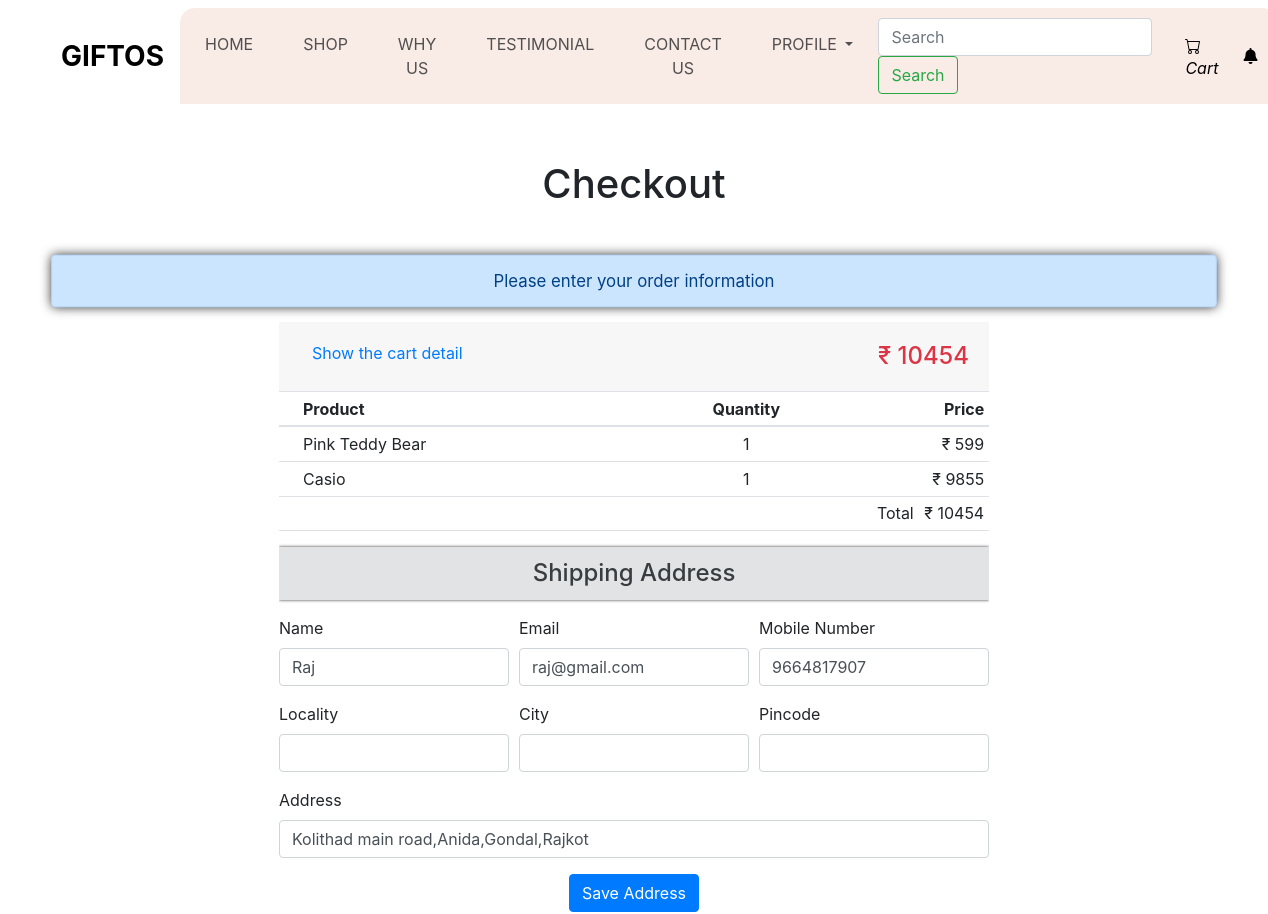
Page /cart/checkout/ (signed in, upper part) on the earlier database version.
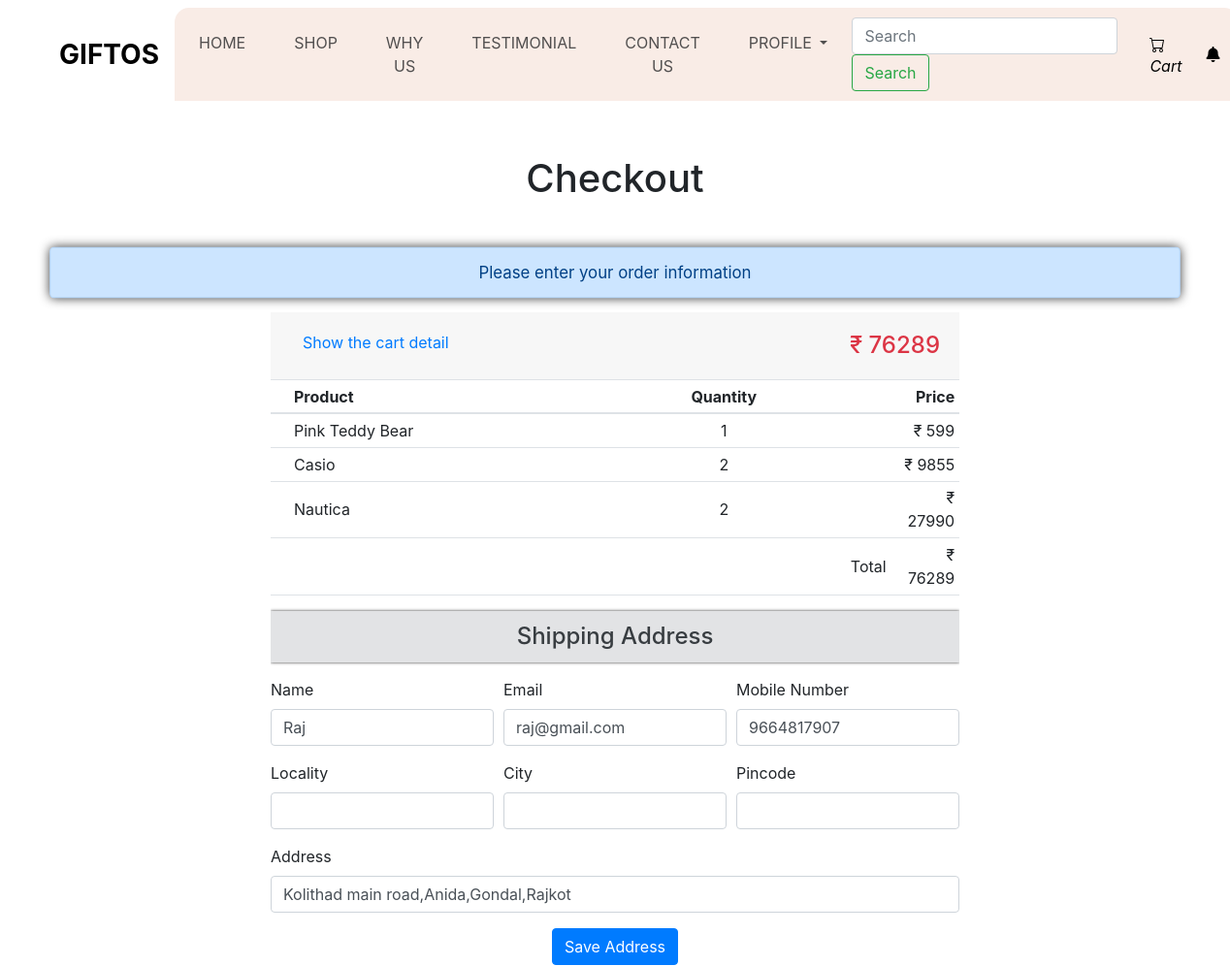
Same page on the later database version.
### shop/models.py (models this page shows, shortened)
class CartItem(models.Model):
    cart = models.ForeignKey(Cart, on_delete=models.CASCADE)
    product = models.ForeignKey(Product, on_delete=models.CASCADE)
    quantity = models.PositiveIntegerField(default=1)

class Product(models.Model):
    id = models.AutoField(primary_key=True)
    name = models.CharField(max_length=200)
    price = models.IntegerField()
    category = models.ForeignKey(Category, on_delete=models.CASCADE)
    image = models.URLField(max_length=1500)

class user(AbstractUser):
    username = models.CharField(max_length=100,null=True,blank=True)
    name = models.CharField(max_length=100, unique=True)
    email = models.EmailField(verbose_name='email', max_length=255, unique=True, null=True)
    phone = models.CharField(max_length=10,blank=True,null=True)
    address = models.CharField(max_length=250,blank=True,null=True)
    password = models.CharField(max_length=100)
    password1 = models.CharField(max_length=100)
    USERNAME_FIELD = 'email'
    REQUIRED_FIELDS = ['name',]
    objects = UserManager()

### shop/views.py (the view, shortened to what this page needs)
# urls.py: path('cart/checkout/', checkout, name='checkout'),
@login_required(login_url='shop:login')
def checkout(request):
    session_cart = request.session.get('cart', [])
    user = request.user
    user_details = {
        'name': user.name,
        'phone': user.phone,
        'address': user.address,
        'email': user.email
    }
    cart, created = Cart.objects.get_or_create(user=user)
    cart_items = CartItem.objects.filter(cart=cart)
    total_price = sum(item.product.price * item.quantity for item in cart_items)
    amount = total_price * 100
    payment = client.order.create({
        "amount": amount,
        "currency": "INR",
        "payment_capture": "1"
    })
    order_id = payment['id']
    orders = None
    context = {
        'user_details': user_details,
        'cart_items': cart_items,
        'total_price': total_price,
        'order_id': order_id,
        'payment': payment,
        'amount' : amount,
        'order' : orders
    }
    return render(request, 'home/checkout.html', context)

### shop/templates/home/checkout.html (shortened to what this page needs)
{% extends "base.html" %}
{% load static %}
{% block content %}
<head>
    <link rel="stylesheet" href="{% static 'css/ckeckout.css' %}">
    <link rel="stylesheet" href="https://stackpath.bootstrapcdn.com/bootstrap/4.4.1/css/bootstrap.min.css">
    <link rel="stylesheet" href="https://pro.fontawesome.com/releases/v5.10.0/css/all.css" />
</head>
<body>
    <div class="container">
        <h1 class="text-center my-5">Checkout</h1>
        <div class="tab-content">
            <div class="tab-pane active" id="step1">
                <div class="row text-center">
                    <div class="col-sm col-12">
                        <div class="alert alert-primary bg-alert-bg" role="alert">
                            Please enter your order information
                        </div>
                    </div>
                </div>
                <div class="container">
                    <div class="row justify-content-center">
                        <div class="col-md-8">
                            <div class="row">
                                <div class="col-md-12">
                                    <div class="accordion" id="accordionExample">
                                        <div class="card border-0">
                                            <div class="card-header d-flex justify-content-between" id="headingOne">
                                                <h2 class="mb-0">
                                                    <button id="turnbf" class="btn btn-link d-flex turnaf clps" type="button" data-toggle="collapse" data-target="#collapseOne" aria-expanded="true" aria-controls="collapseOne">
                                                        <p class="clps-btn-style">Show the cart detail</p>
                                                    </button>
                                                </h2>
                                                <span class="my-2 text-danger h4">&#8377; {{ total_price }}</span>
                                            </div>
                                            <div id="collapseOne" class="collapse show" aria-labelledby="headingOne" data-parent="#accordionExample">
                                                <div class="card-body p-0">
                                                    <div>
                                                        <table class="table table-sm">
                                                            <thead>
                                                                <tr class="ml-3">
                                                                    <th></th>
                                                                    <th></th>
                                                                    <th class="text-left" width="40%">Product</th>
                                                                    <th class="text-center" width="50%">Quantity</th>
                                                                    <th class="text-right" width = "60%">Price</th>
                                                                </tr>
                                                            </thead>
                                                            <tbody>
                                                                {% for item in cart_items %}
                                                                <tr>
                                                                    <td class="align-middle text-center">
                                                                    </td>
                                                                    <td>
                                                                    </td>
                                                                    <td class="align-middle text-left">{{ item.product.name }}</td>
                                                                    <td class="align-middle text-center">{{ item.quantity }}</td>
                                                                    <td class="align-middle text-right">&#8377; {{ item.product.price }}</td>
                                                                </tr>
                                                                {% endfor %}
                                                                <tr>
                                                                    <td colspan="4" class="align-middle text-right">Total</td>
                                                                    <td class="align-middle text-right">&#8377; {{ total_price }}</td>
                                                                </tr>
                                                            </tbody>
                                                        </table>
                                                    </div>
                                                </div>
                                            </div>
                                            <button class="alert alert-secondary border-0 h4 text-center bg-alert rounded-0" type="button" data-toggle="collapse" data-target="#addressForm" aria-expanded="true" aria-controls="addressForm">
                                                Shipping Address
                                            </button>
                                            <form method="post" id="addressForm" class="needs-validation" aria-labelledby="headingOne" data-parent="#accordionExample">
                                                <div class="form-row">
                                                    <div class="col-md-4 mb-3">
                                                        <label for="name">Name</label>
                                                        <input type="text" class="form-control space" name="name" value="{{ user_details.name }}" id="name" required>
                                                    </div>
                                                    <div class="col-md-4 mb-3">
                                                        <label for="email">Email</label>
                                                        <input type="text" class="form-control space" name="email" value="{{ user_details.email }}" id="email" required>
                                                    </div>
                                                    <div class="col-md-4 mb-3">
                                                        <label for="phone">Mobile Number</label>
                                                        <input type="tel" class="form-control space" name="phone" value="{{ user_details.phone }}" id="phone" required>
                                                    </div>
                                                </div>
                                                <div class="form-row">
                                                    <div class="col-md-4 mb-3">
                                                        <label for="locality">Locality</label>
                                                        <input type="text" class="form-control space" name="locality" id="locality">
                                                    </div>
                                                    <div class="col-md-4 mb-3">
                                                        <label for="city">City</label>
                                                        <input type="text" class="form-control space" name="city" id="city" required>
                                                    </div>
                                                    <div class="col-md-4 mb-3">
                                                        <label for="pim">Pincode</label>
                                                        <input type="text" class="form-control space" name="pin" id="pin" required>
                                                    </div>
                                                    <div class="col-md-12 mb-3">
                                                        <label for="address">Address</label>
                                                        <input type="text" class="form-control space" name="address" value="{{ user_details.address }}" id="address" required>
                                                    </div>
                                                </div>
                                                <div class="d-flex justify-content-center">
                                                    <button type="submit" class="btn btn-primary">Save Address</button>
                                                </div>
                                            </form>
                                        </div>
                                    </div>
                                </div>
                            </div>
                        </div>
                    </div>
                </div>
            </div>
        </div>
    </div>
</body>
{% endblock %}

### shop/templates/base.html (shortened to what this page needs)
{% load static %}
<!DOCTYPE html>
<html>
<head>
  <link rel="stylesheet" type="text/css" href="https://cdnjs.cloudflare.com/ajax/libs/OwlCarousel2/2.3.4/assets/owl.carousel.min.css" />
  <link rel="stylesheet" type="text/css" href="{% static 'css/bootstrap.css' %}" />
  <link href="https://stackpath.bootstrapcdn.com/bootstrap/5.3.0/css/bootstrap.min.css" rel="stylesheet">
  <link href="{% static 'css/style.css' %}" rel="stylesheet" />
  <link href="{% static 'css/responsive.css' %}" rel="stylesheet" />
</head>
<body>
  <div class="hero_area">
    <header class="header_section">
      <nav class="navbar navbar-expand-lg custom_nav-container ">
        <a class="navbar-brand" href="{% url 'shop:home' %}">
          <span>
            Giftos
          </span>
        </a>
        <div class="collapse navbar-collapse" id="navbarSupportedContent">
          <ul class="navbar-nav  ">
            <li class="nav-item">
              <a class="nav-link" href="{% url 'shop:home' %}">Home </a>
            </li>
            <li class="nav-item">
              <a class="nav-link" href="{% url 'shop:shop' %}">
                Shop
              </a>
            </li>
            <li class="nav-item">
              <a class="nav-link" href="{% url 'shop:why' %}">
                Why Us
              </a>
            </li>
            <li class="nav-item">
              <a class="nav-link" href="{% url 'shop:testimonial' %}">
                Testimonial
              </a>
            </li>
            <li class="nav-item">
              <a class="nav-link" href="{% url 'shop:contactus' %}">Contact Us</a>
            </li>
            <li class="nav-item dropdown">
              <a class="nav-link dropdown-toggle" href="" role="button" data-bs-toggle="dropdown" aria-expanded="false">
                Profile
              </a>
            </li>
          </ul>
          <form class="form-inline my-2 my-lg-0">
            <input class="form-control mr-sm-2" type="search" name="search" placeholder="Search" aria-label="Search">
            <button class="btn btn-outline-success my-2 my-sm-0" type="submit">Search</button>
          </form>
            <div class="user_option">
            <a href="{% url 'shop:cart' %}">
              <i class="bi bi-cart" aria-hidden="true">Cart</i>
            </a>
            </div>
            <div class="notifications">
              <a href="javascript:void(0)" class="notification-toggle">
                  <i class="fa fa-bell"></i>
              </a>
          </div>
        </div>
      </nav>
    </header>
        {% block content %}
        {% endblock %}
</body>
</html>

### shop/static/css/style.css (style rules this page uses)
body { font-family: "poppins", sans-serif; color: #101010; background-color: #ffffff; }
.hero_area { padding: 0 45px; }
#navbarSupportedContent { width: 100%; background-color: #f9ece6; -webkit-box-pack: center; -ms-flex-pack: center; justify-content: center; padding: 10px 0; border-radius: 15px 15px 0 0; }
#navbarSupportedContent .navbar-nav .nav-link { padding: 5px 25px; color: #514f4f; text-align: center; text-transform: uppercase; border-radius: 5px; }
a, a:hover, a:focus { text-decoration: none; }
.btn, .btn:focus { outline: none !important; -webkit-box-shadow: none; box-shadow: none; }
.navbar-brand { margin: 15px 0; padding: 0; }
.navbar-brand span { font-size: 28px; font-weight: bold; color: #000000; text-transform: uppercase; margin: 0; padding: 0; }
.custom_nav-container { z-index: 99999; padding: 0; -webkit-box-orient: vertical; -webkit-box-direction: normal; -ms-flex-direction: column; flex-direction: column; -webkit-box-align: center; -ms-flex-align: center; align-items: center; }
.user_option { display: -webkit-box; display: -ms-flexbox; display: flex; -webkit-box-align: center; -ms-flex-align: center; align-items: center; margin-left: 25px; }
.user_option a { margin-right: 25px; color: #000000; }

### shop/static/css/responsive.css (style rules this page uses)
@media (min-width: 1200px) { .container { max-width: 1170px; } }

### shop/static/css/ckeckout.css (style rules this page uses)
.bg-alert { box-shadow: 0 0 3px rgba(0, 0, 0, .8); }
.bg-alert-bg { box-shadow: 0 0 10px rgba(0, 0, 0, .8); transform: scale(1.05); }
.clps { color: #007BFF; text-decoration: none !important; }
.clps-btn-style { transition: .5s ease; }
p { margin-bottom: .5px !important; }

### shop/templates/base.html (style rules this page uses)
.notifications { position: relative; display: inline-block; margin-right: 20px; }
.notification-toggle { color: black; text-decoration: none; }

Differences in the rows shown:
changed CartItem "Casio": quantity "1" → "2"
added CartItem: product.name "Nautica", quantity "2", product.price "27990"
Other differences:
{{ total_price }}: "10454" → "76289"
